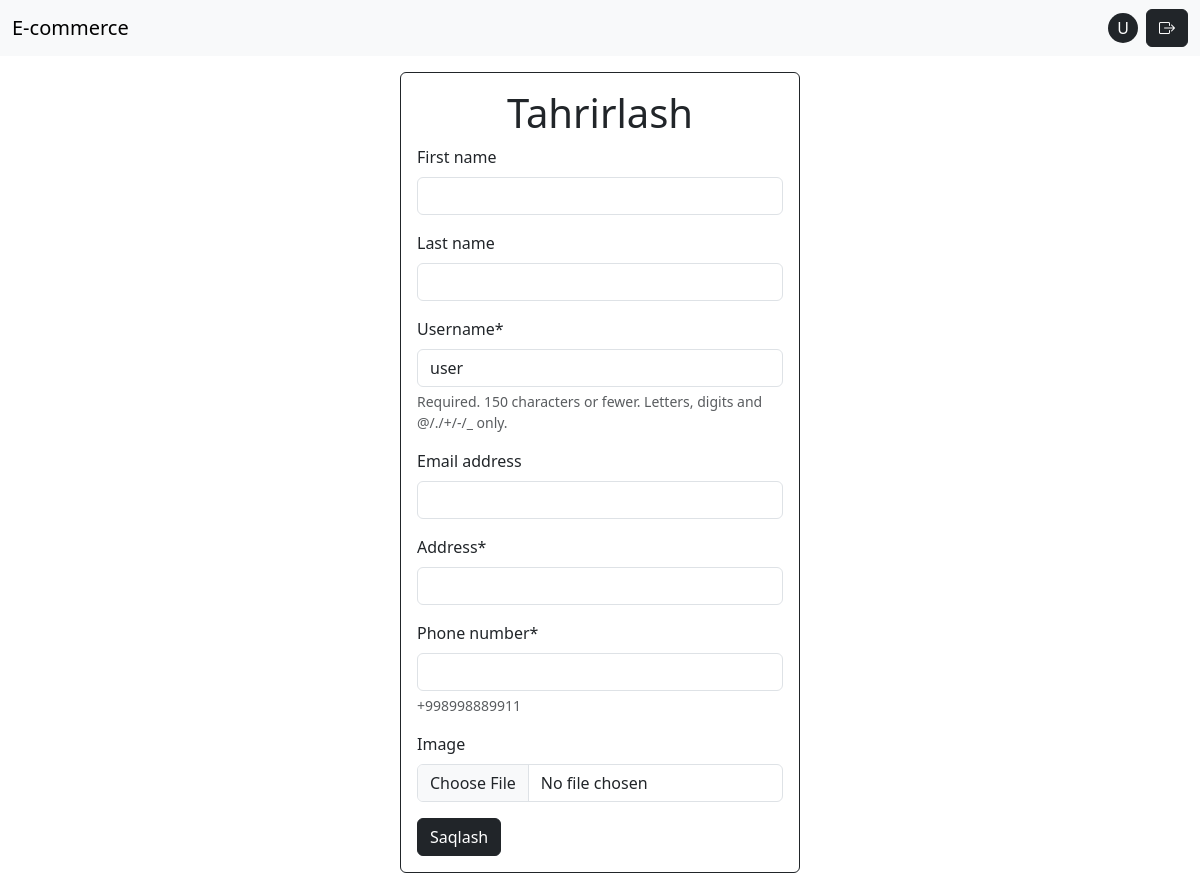
Page /accounts/profile-edit/ (signed in) on the earlier database version.
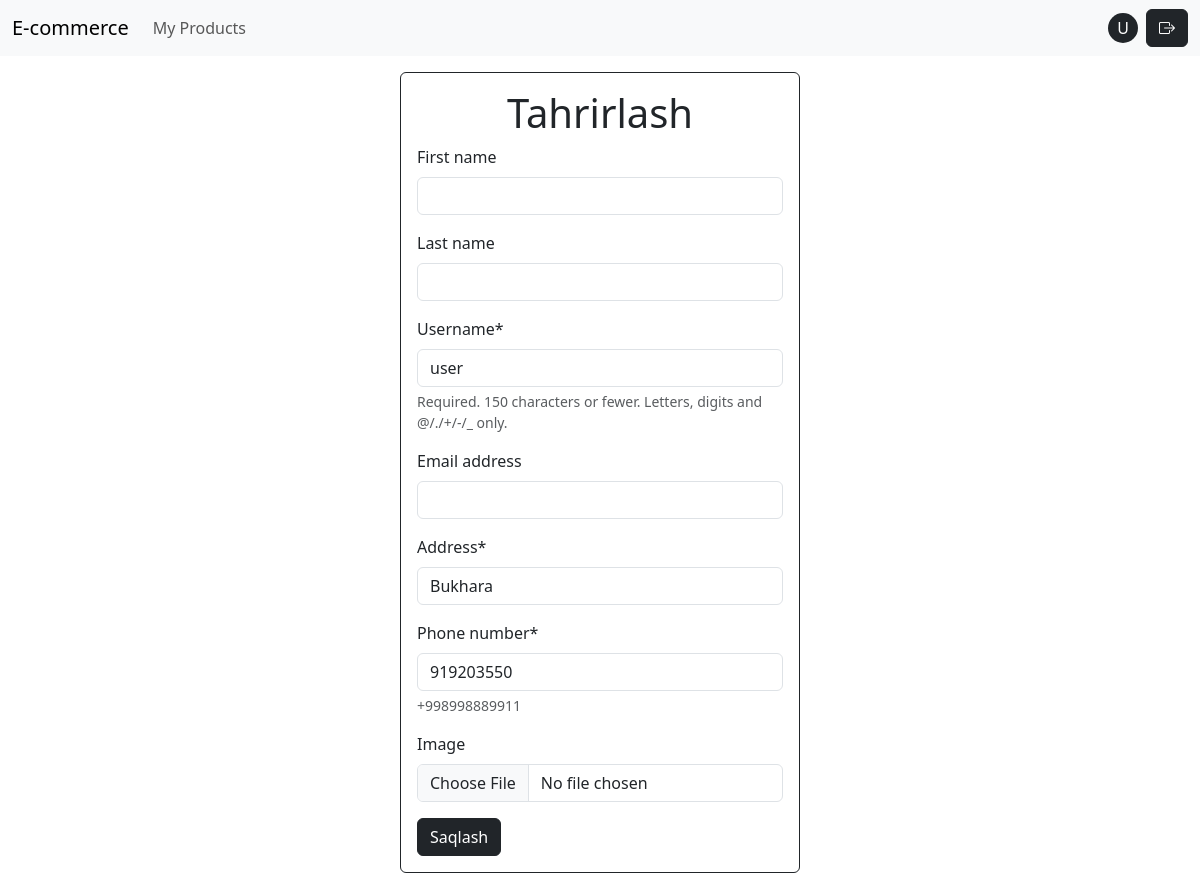
Same page on the later database version.
### accounts/models.py (models this page shows, shortened)
class User(AbstractUser):
    class Role(models.TextChoices):
        BUYER = "BUYER", "Buyer"
        SELLER = "SELLER", "Seller"
    role = models.CharField(
        choices=Role.choices,
        default=Role.BUYER
    )
    image = models.ImageField(upload_to="avatars/", null=True, blank=True)
    phone_number = models.CharField(max_length=13, help_text="+998998889911")
    address = models.CharField(max_length=255)

### accounts/views.py (the view, shortened to what this page needs)
# urls.py: path('profile-edit/', views.ProfileUpdateView.as_view(), name="profile_edit"),
class ProfileUpdateView(LoginRequiredMixin, UpdateView):
    model = User
    template_name = "accounts/profile_edit.html"
    form_class =  ProfileForm
    success_url = reverse_lazy("profile_detail")
    def get_object(self):
        return self.request.user

### accounts/forms.py
class ProfileForm(forms.ModelForm):
    class Meta:
        model = User
        fields = ("first_name", "last_name", "username", "email","address", "phone_number", "image")

### templates/accounts/profile_edit.html (shortened to what this page needs)
{% extends 'base.html' %}
{% load crispy_forms_tags %}
{% block body %}
<div class="container border border-dark rounded rouded-4 p-3 col-4 my-3">
    <h1 class="text-center">Tahrirlash</h1>
    <form method="post" enctype="multipart/form-data">
    {{ form|crispy }}
    <button class="btn btn-dark">Saqlash</button>
</form>
</div>
{% endblock body %}

### templates/includes/navbar.html (shortened to what this page needs)
<nav class="navbar navbar-expand-lg bg-body-tertiary">
  <div class="container-fluid">
    <a class="navbar-brand" href="/">E-commerce</a>
    <div class="collapse navbar-collapse" id="navbarSupportedContent">
      <ul class="navbar-nav me-auto mb-2 mb-lg-0">
        <li class="nav-item">
          {% if request.user.is_authenticated and request.user.role == "SELLER" %}
            <a class="nav-link" href="{% url 'seller_products' %}">
              My Products
            </a>
{% endif %}
        </li>
      </ul>
      <div class="right d-flex justify-content-center align-items-center">
        {% if user.is_authenticated %}
         <a href="{% url 'profile_detail' %}" style="width:30px;height:30px;" class="text-decoration-none mx-2 rounded rounded-circle bg-dark text-white d-flex justify-content-center align-items-center">
                {{ user.username|slice:1|title }}
          </a>
          <form method="post" action="{% url 'logout' %}">
            <button class="btn btn-dark"><i class="bi bi-box-arrow-right"></i></button>
          </form>
          {% else %}
          <a class="btn btn-dark mx-2" href="{% url 'login' %}">Login</a>
          <a class="btn btn-secondary" href="{% url 'signup' %}">Signup</a>
          {%endif%}
      </div>
    </div>
  </div>
</nav>

Differences in the rows shown:
changed User "user": role "BUYER" → "SELLER" (drawn); address (not shown) → "Bukhara"; phone_number (not shown) → "919203550"
Other differences:
text now shown: "My Products"
